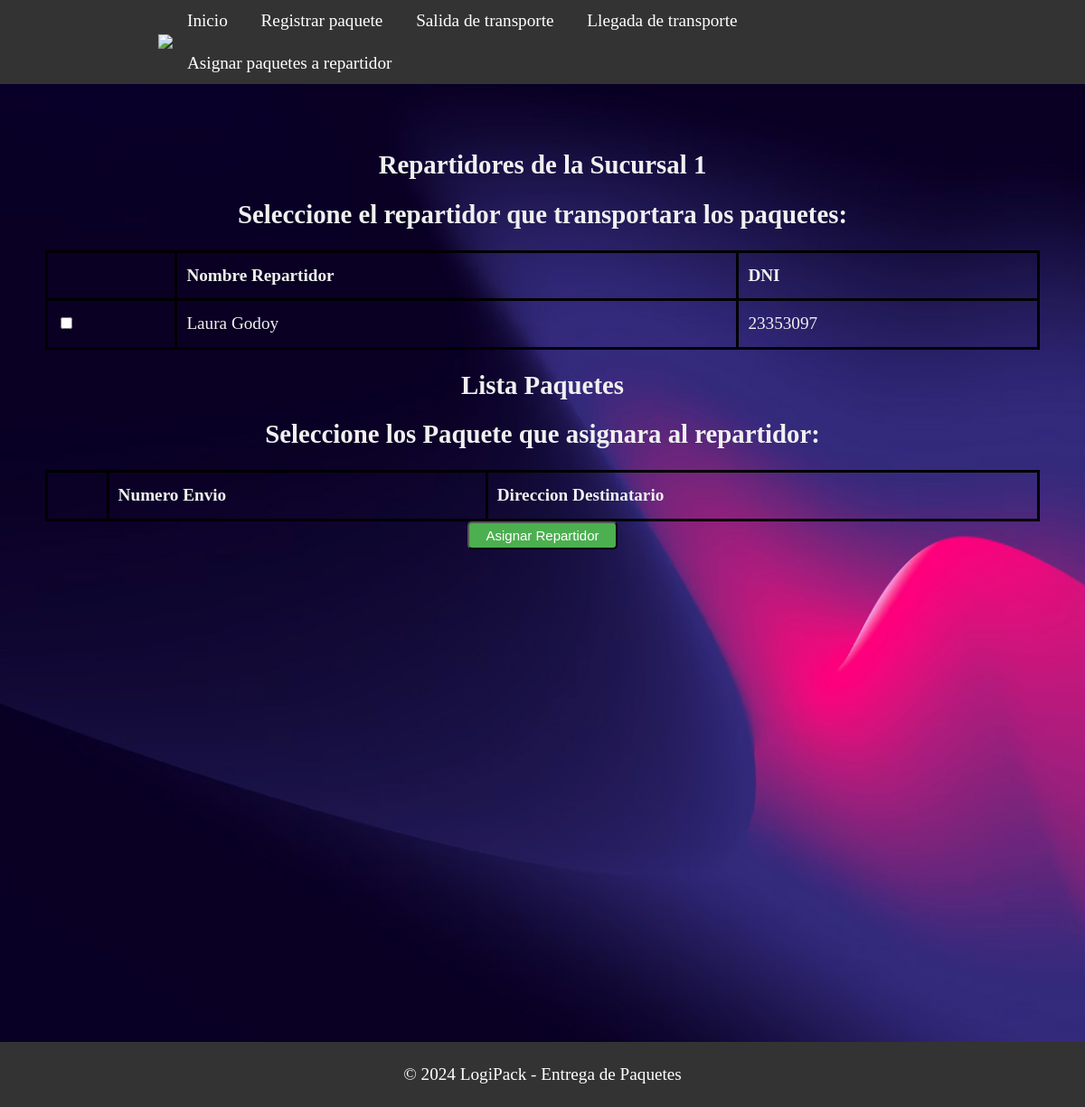
Before: /seleccionar_repartidor/1 with the older database file.
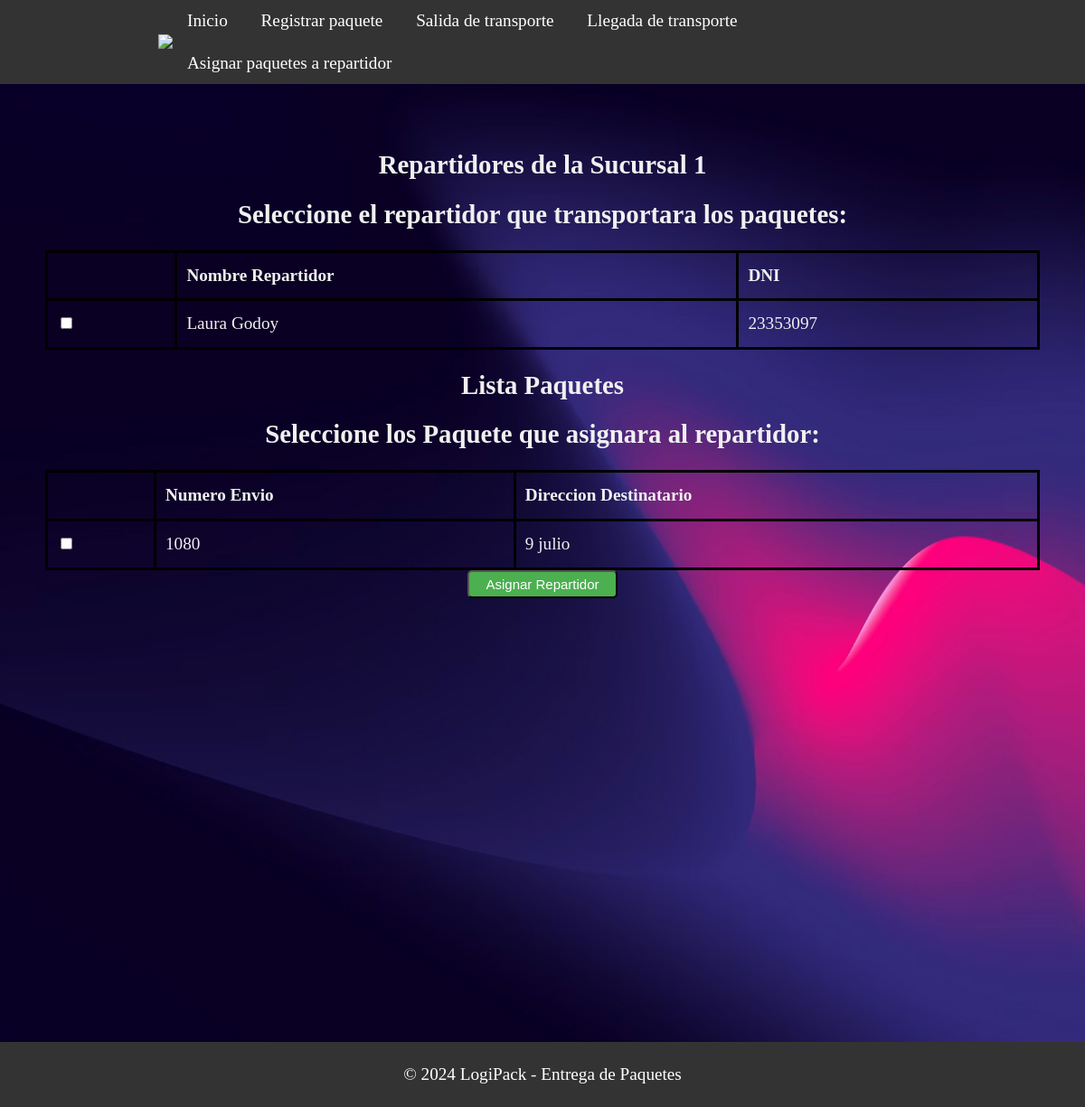
After: the same page with the newer database file.
### models.py (models this page shows)
class Repartidor(db.Model):
    __tablename__= 'repartidor'
    id = db.Column(db.Integer,primary_key=True)
    numero = db.Column(db.Integer)
    nombre = db.Column(db.String(80),nullable=False)
    dni = db.Column(db.String(20),nullable=False)
    idsucursal= db.Column(db.Integer,db.ForeignKey('sucursal.id'))
    paquetes =  db.relationship('Paquete', backref='repartidor', cascade="all,delete-orphan")

class Paquete(db.Model):
    __tablename__ = 'paquete'
    id = db.Column(db.Integer,primary_key=True)
    numeroenvio = db.Column(db.String(20),unique=True,nullable=False)
    peso = db.Column(db.String(80),nullable=False)
    nomdestinatario = db.Column(db.String(80),nullable=False)
    dirdestinatario = db.Column(db.String(80),nullable=False)
    entregado =  db.Column(db.String(80),nullable=False)
    observaciones =  db.Column(db.String(80),nullable=False)
    idsucursal= db.Column(db.Integer,db.ForeignKey('sucursal.id'))
    idtransporte= db.Column(db.Integer,db.ForeignKey('transporte.id'))
    idrepartidor= db.Column(db.Integer,db.ForeignKey('repartidor.id'))

### app.py (the view)
@app.route('/seleccionar_repartidor/<int:sucursal_id>')
def seleccionar_repartidor(sucursal_id):
    repartidores = Repartidor.query.filter_by(idsucursal=sucursal_id).all()
    paquetes = Paquete.query.filter_by(entregado=False,idrepartidor=0).all()
    return render_template('despachanteAsignarRepartidor.html', repartidores=repartidores, paquetes=paquetes, sucursal_id=sucursal_id)

### templates/despachanteAsignarRepartidor.html (shortened to what this page needs)
<!DOCTYPE html>
<html>
<head>
    <link rel="stylesheet" type="text/css" href="{{ url_for('static', filename='css/style_sucursales.css') }}">
</head>
<body>
<header class="header">
    <div class="container logo-container">
        <a href="#" class="logo"><img src="{{ url_for('static', filename='img/logo.jpg') }}"></a>
        <nav class="menu">
            <ul>
                <li><a href="{{ url_for('saludo') }}">Inicio</a></li>
                <li><a href="{{ url_for('despachante_registrar_paquete',sucursal_id=sucursal_id) }}">Registrar paquete</a></li>
                <li><a href="{{ url_for('salidaTransporte',sucursal_id=sucursal_id) }}">Salida de transporte</a></li>
                <li><a href="{{ url_for('seleccionar_transporte', sucursal_id=sucursal_id) }}">Llegada de transporte</a></li>
                <li><a href="{{ url_for('seleccionar_repartidor', sucursal_id=sucursal_id) }}">Asignar paquetes a repartidor</a></li>
            </ul>
        </nav>
    </div>
</header>
<section class="section-principal">
    <div class="containerSucursal">
        <h1>Repartidores de la Sucursal  {{sucursal_id}}</h1>
        <h2>Seleccione el repartidor que transportara los paquetes:</h2>
        <form action="{{ url_for('asignar_repartidor') }}" method="POST">
            <table>
                <thead>
                    <tr>
                        <th></th>
                        <th>Nombre Repartidor</th>
                        <th>DNI</th>
                    </tr>
                </thead>
                <tbody>
                    {% for repartidor in repartidores %}
                        <tr>
                            <td>
                                <input type="checkbox" name="repartidores" value="{{ repartidores.numero }}">
                            </td>
                            <td>{{ repartidor.nombre }}</td>
                            <td>{{ repartidor.dni }}</td>
                        </tr>
                    {% endfor %}
                </tbody>
            </table>
            <h1>Lista Paquetes</h1>
            <h2>Seleccione los Paquete que asignara al repartidor:</h2>
            <table>
                <thead>
                    <tr>
                        <th></th>
                        <th>Numero Envio</th>
                        <th>Direccion Destinatario</th>
                    </tr>
                </thead>
                <tbody>
                    {% for paquete in paquetes %}
                        <tr>
                            <td>
                                <input type="checkbox" name="paquetes" value="{{ paquete.numeroenvio }}">
                            </td>
                            <td>{{ paquete.numeroenvio }}</td>
                            <td>{{ paquete.dirdestinatario }}</td>
                        </tr>
                    {% endfor %}
                </tbody>
            </table>
            <button type="submit" class="sesion">Asignar Repartidor</button>
        </form>
    </div>
</section>
<footer>
    <div class="container">
        <p>&copy; 2024 LogiPack - Entrega de Paquetes</p>
    </div>
</footer>
</body>
</html>

Changed rows visible on the page:
added Paquete: numeroenvio "1080", dirdestinatario "9 julio"
